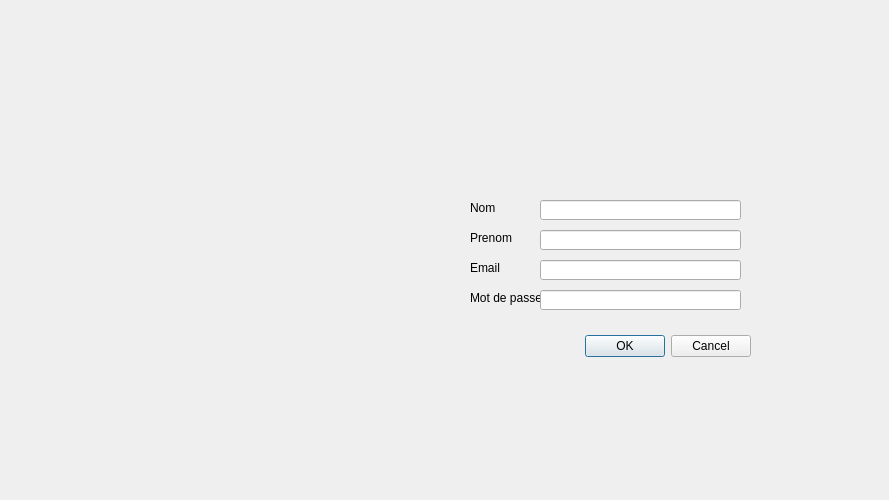
<?xml version="1.0" encoding="UTF-8"?>
<ui version="4.0">
 <class>Dialog</class>
 <widget class="QDialog" name="Dialog">
  <property name="geometry">
   <rect>
    <x>0</x>
    <y>0</y>
    <width>889</width>
    <height>500</height>
   </rect>
  </property>
  <property name="windowTitle">
   <string>Dialog</string>
  </property>
  <property name="styleSheet">
   <string notr="true">QDialog {
            background-image: url(&quot;./images/signuppage.jpg&quot;); 
            background-repeat: no-repeat; 
            background-position: center;
        }</string>
  </property>
  <widget class="QDialogButtonBox" name="buttonBox">
   <property name="geometry">
    <rect>
     <x>410</x>
     <y>330</y>
     <width>341</width>
     <height>32</height>
    </rect>
   </property>
   <property name="styleSheet">
    <string notr="true">QDialog {
            background-image: url(&quot;./images/login.jpg&quot;); 
            background-repeat: no-repeat; 
            background-position: center;
        }</string>
   </property>
   <property name="orientation">
    <enum>Qt::Horizontal</enum>
   </property>
   <property name="standardButtons">
    <set>QDialogButtonBox::Cancel|QDialogButtonBox::Ok</set>
   </property>
  </widget>
  <widget class="QLineEdit" name="lineEdit">
   <property name="geometry">
    <rect>
     <x>540</x>
     <y>200</y>
     <width>201</width>
     <height>20</height>
    </rect>
   </property>
  </widget>
  <widget class="QLabel" name="label">
   <property name="geometry">
    <rect>
     <x>470</x>
     <y>200</y>
     <width>71</width>
     <height>16</height>
    </rect>
   </property>
   <property name="text">
    <string>Nom</string>
   </property>
  </widget>
  <widget class="QLabel" name="label_2">
   <property name="geometry">
    <rect>
     <x>470</x>
     <y>230</y>
     <width>71</width>
     <height>16</height>
    </rect>
   </property>
   <property name="text">
    <string>Prenom</string>
   </property>
  </widget>
  <widget class="QLineEdit" name="lineEdit_2">
   <property name="geometry">
    <rect>
     <x>540</x>
     <y>230</y>
     <width>201</width>
     <height>20</height>
    </rect>
   </property>
  </widget>
  <widget class="QLabel" name="label_3">
   <property name="geometry">
    <rect>
     <x>470</x>
     <y>260</y>
     <width>71</width>
     <height>16</height>
    </rect>
   </property>
   <property name="text">
    <string>Email</string>
   </property>
  </widget>
  <widget class="QLineEdit" name="lineEdit_3">
   <property name="geometry">
    <rect>
     <x>540</x>
     <y>260</y>
     <width>201</width>
     <height>20</height>
    </rect>
   </property>
  </widget>
  <widget class="QLabel" name="label_4">
   <property name="geometry">
    <rect>
     <x>470</x>
     <y>290</y>
     <width>71</width>
     <height>16</height>
    </rect>
   </property>
   <property name="text">
    <string>Mot de passe</string>
   </property>
  </widget>
  <widget class="QLineEdit" name="lineEdit_4">
   <property name="geometry">
    <rect>
     <x>540</x>
     <y>290</y>
     <width>201</width>
     <height>20</height>
    </rect>
   </property>
  </widget>
 </widget>
 <resources/>
 <connections>
  <connection>
   <sender>buttonBox</sender>
   <signal>accepted()</signal>
   <receiver>Dialog</receiver>
   <slot>accept()</slot>
   <hints>
    <hint type="sourcelabel">
     <x>248</x>
     <y>254</y>
    </hint>
    <hint type="destinationlabel">
     <x>157</x>
     <y>274</y>
    </hint>
   </hints>
  </connection>
  <connection>
   <sender>buttonBox</sender>
   <signal>rejected()</signal>
   <receiver>Dialog</receiver>
   <slot>reject()</slot>
   <hints>
    <hint type="sourcelabel">
     <x>316</x>
     <y>260</y>
    </hint>
    <hint type="destinationlabel">
     <x>286</x>
     <y>274</y>
    </hint>
   </hints>
  </connection>
 </connections>
</ui>
